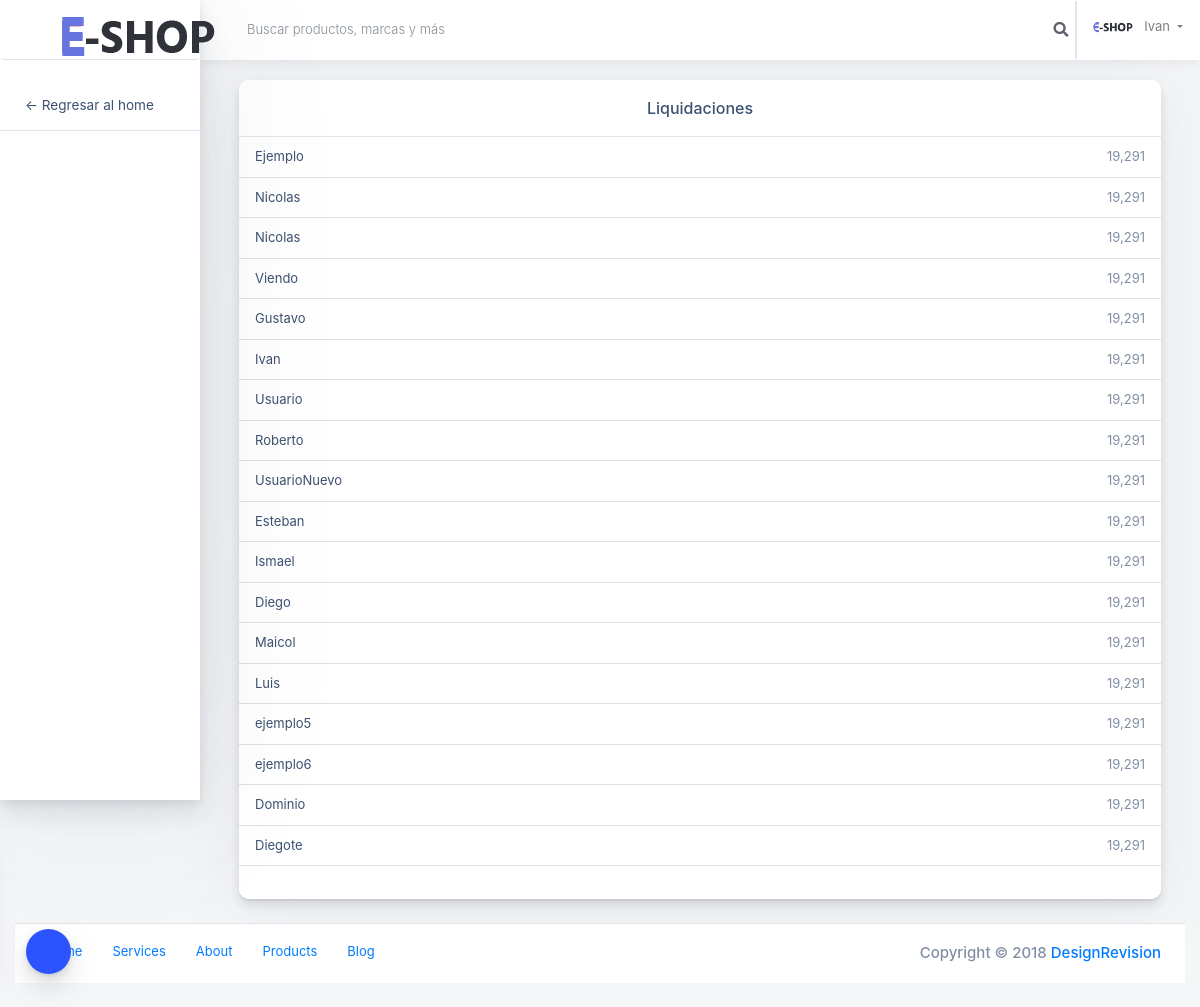
The page /Views/Administrador/HTML/Liquidaciones.php (signed in) on the database as committed earlier.
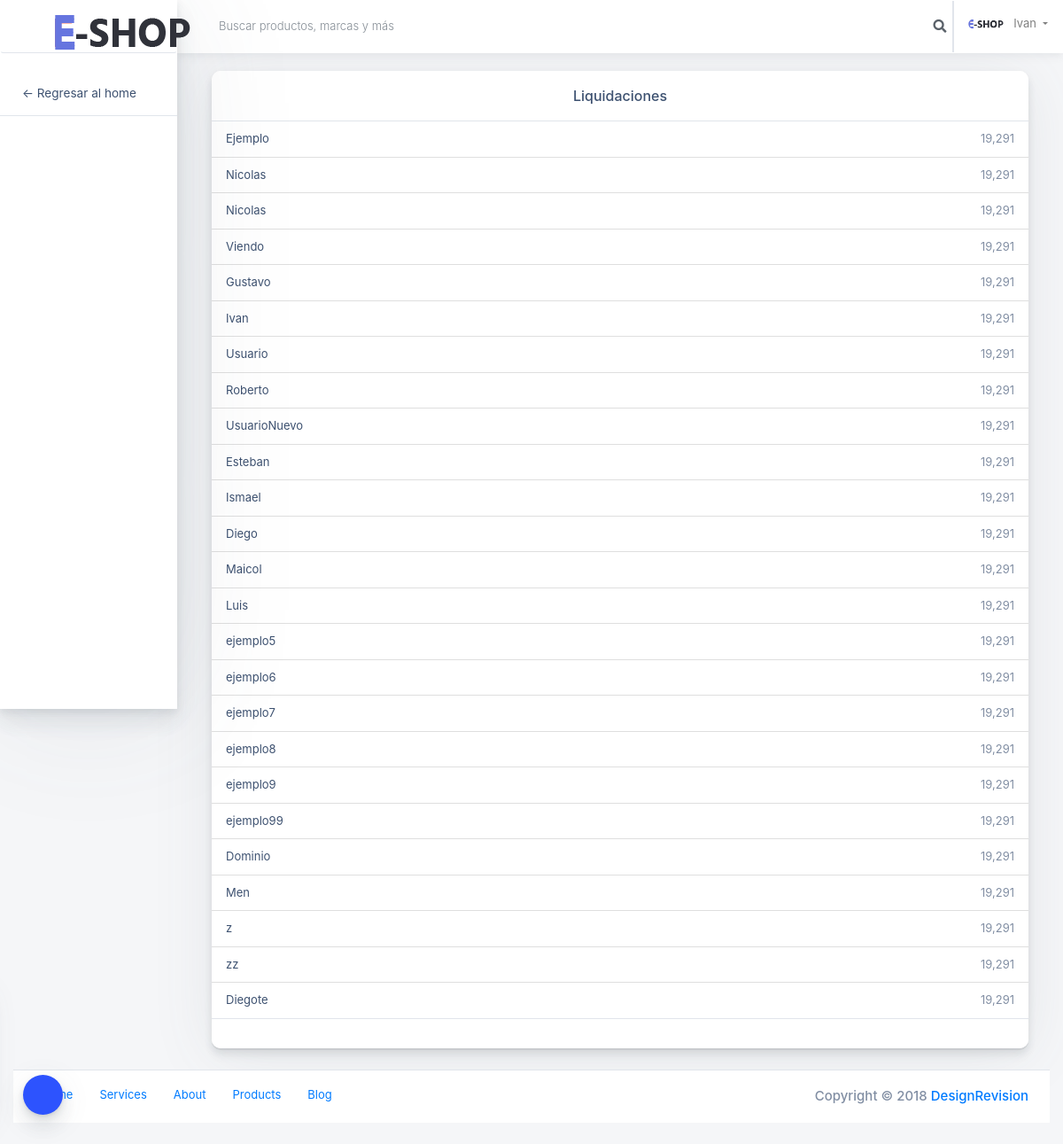
The same page on the database as committed later.
### tables this page shows
CREATE TABLE `usuario` (
  `id` int(11) NOT NULL,
  `email` varchar(50) NOT NULL,
  `password` varchar(20) NOT NULL,
  `Nombre` varchar(20) NOT NULL,
  `pais` varchar(100) NOT NULL,
  `latitud` varchar(100) NOT NULL,
  `longitud` varchar(100) NOT NULL,
  `rol` varchar(100) NOT NULL,
  `idTipoUser` int(11),
  FOREIGN KEY (idTipoUser) references tipoUser(id)
);

### Views/conexionBD/conexion.php (called while the page is built, shortened)
<?php
class Conexion{
	 private $msq="";
	public function __construct()
	 {
		 $archivoConfig = "config.ini";
		 $confi = parse_ini_file($archivoConfig, true);
		 $this->host = $confi["bd"]["host"];
		 $this->usuario = $confi["bd"]["usuario"];
		 $this->clave=$confi["bd"]["clave"];
		 $this->bd = $confi["bd"]["bd"];
		$this->msq = new mysqli($this->host, $this->usuario, $this->clave, $this->bd);
	 }
	 public function realizarConsulta($consulta){
 if(!$resultado = $this->msq->query($consulta) )
 {
	 echo "Ha ocurrido un error al ejecutar la consulta   ";
 }else{
	 return $resultado;
	   }
 }
}
?>

### Views/Administrador/HTML/MontosInvolucrados.php (called while the page is built)
<?php
$ConsultaGeneral = "SELECT * FROM usuario";
$ConsultaTodosLosUsuario = $conexion->realizarConsulta($ConsultaGeneral);
?>

### Views/Administrador/HTML/Liquidaciones.php (the view, shortened to what this page needs)
<?php
include_once ("../../conexionBD/conexion.php");
$conexion = new Conexion();
require_once ("MontosInvolucrados.php");
?>
<!doctype html>
<html class="no-js h-100" lang="en">
  <head>
    <link href="https://use.fontawesome.com/releases/v5.0.6/css/all.css" rel="stylesheet">
	<link rel="stylesheet" href="https://maxcdn.bootstrapcdn.com/bootstrap/3.3.7/css/bootstrap.min.css">
    <link rel="stylesheet" href="https://stackpath.bootstrapcdn.com/bootstrap/4.1.3/css/bootstrap.min.css">
    <link rel="stylesheet" id="main-stylesheet" data-version="1.1.0" href="styles/shards-dashboards.1.1.0.min.css">
    <link rel="stylesheet" href="styles/extras.1.1.0.min.css">
  </head>
  <body class="h-100">
    <div class="color-switcher-toggle animated pulse infinite">
    </div>
    <div class="container-fluid" >
      <div class="row">
        <aside class="main-sidebar col-12 col-md-3 col-lg-2 px-0">
          <div class="main-navbar">
            <nav class="navbar align-items-stretch navbar-light bg-white flex-md-nowrap border-bottom p-0">
              <a class="navbar-brand w-100 mr-0" href="#" style="line-height: 25px;">
                <div class="header-logo">
                    <a class="logo" href="../../Index.php">
                        <img src="../../img/logo.png" style="margin-right: 21px;" alt="">
                    </a>
                </div>
              </a>
            </nav>
          </div>
		<div class="nav-wrapper">
            <ul class="nav flex-column">
              <li class="nav-item">
                <a class="nav-link " href="Administrador.php">
                  <span>&#x2190 Regresar al home</span>
                </a>
              </li>
		</ul>
		</div>
        </aside>
        <main class="main-content col-lg-10 col-md-9 col-sm-12 p-0 offset-lg-2 offset-md-3">
          <div class="main-navbar sticky-top bg-white">
            <nav class="navbar align-items-stretch navbar-light flex-md-nowrap p-0">
              <form method="get" action="../../ProductoBuscado.php" class="main-navbar__search w-100 d-none d-md-flex d-lg-flex">
                <div class="input-group input-group-seamless ml-3">
                  <div class="input-group-prepend">
                    <div class="input-group-text">
                    </div>
                  </div>
				  <input class="navbar-search form-control" name="buscar" type="search" placeholder="Buscar productos, marcas y más" aria-label="Search"> </div>
				<button class="search-btn" name="enviar" type="submit" style="background-color: white;border: none;"><i class="fa fa-search"></i></button>
			 </form>
              <ul class="navbar-nav border-left flex-row ">
                <li class="nav-item dropdown">
                  <a class="nav-link dropdown-toggle text-nowrap px-3" data-toggle="dropdown" href="#" role="button" aria-haspopup="true" aria-expanded="false">
                    <img class="user-avatar rounded-circle mr-2" src="../../img/logo.png" alt="User Avatar">
                    <?php	if(isset($_SESSION['username'])) { ?>
					<span class="d-none d-md-inline-block"><?php $nombre = $_SESSION['nombre']; echo $nombre;?></span>
					<?php } ?>
				  </a>
                </li>
              </ul>
            </nav>
          </div>
		  <div class="main-content-container container-fluid px-4">
              <div class="col-lg-12 col-md-12 col-sm-12 mb-4">
                <div class="card card-small">
                  <div class="card-header border-bottom">
                    <h6 class="m-0 text-center">Liquidaciones</h6>
                  </div>
                  <div class="card-body p-0">
                    <ul class="list-group list-group-small list-group-flush">
 <?php  while($f=mysqli_fetch_array($ConsultaTodosLosUsuario))
{
	?>
					  <li class="list-group-item d-flex px-3">
						<span class="text-semibold text-fiord-blue"><?php echo $f['Nombre']; ?></span>
                        <span class="ml-auto text-right text-semibold text-reagent-gray">19,291</span>
                      </li>
					  <?php
}
?>
                    </ul>
                  </div>
                  <div class="card-footer border-top">
                    <div class="row">
                      <div class="col">
                      </div>
                      <div class="col text-right view-report">
                      </div>
                    </div>
                  </div>
                </div>
              </div>
            </div>
          </div>
          <footer class="main-footer col-md-12 col-sm-12 mb-4 d-flex p-2 px-3 bg-white border-top">
            <ul class="nav">
              <li class="nav-item">
                <a class="nav-link" href="#">Home</a>
              </li>
              <li class="nav-item">
                <a class="nav-link" href="#">Services</a>
              </li>
              <li class="nav-item">
                <a class="nav-link" href="#">About</a>
              </li>
              <li class="nav-item">
                <a class="nav-link" href="#">Products</a>
              </li>
              <li class="nav-item">
                <a class="nav-link" href="#">Blog</a>
              </li>
            </ul>
            <span class="copyright ml-auto my-auto mr-2">Copyright © 2018
              <a href="https://designrevision.com" rel="nofollow">DesignRevision</a>
            </span>
          </footer>
      </div>
  </body>
</html>

Rows that differ between the two databases and show on the page:
added usuario: Nombre "ejemplo7"
added usuario: Nombre "ejemplo8"
added usuario: Nombre "ejemplo9"
added usuario: Nombre "ejemplo99"
added usuario: Nombre "Men"
added usuario: Nombre "z"
added usuario: Nombre "zz"
